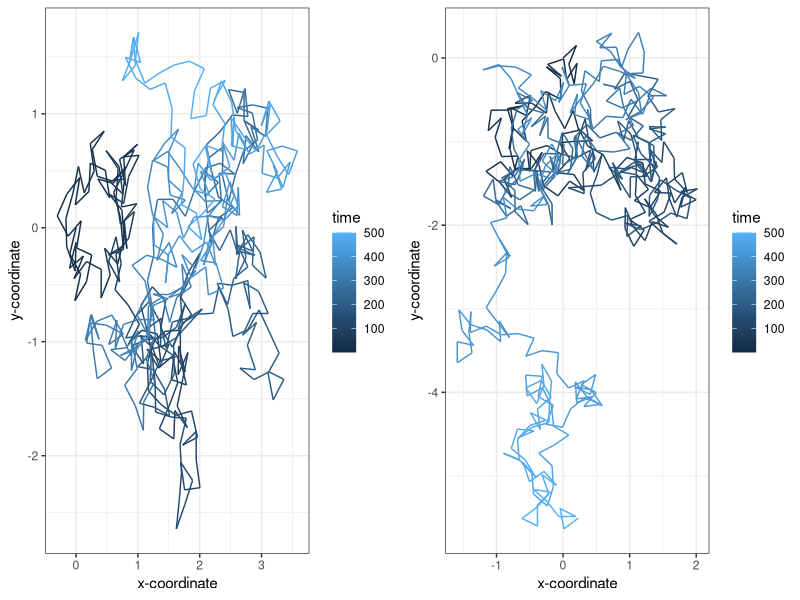

The R script that drew this image:
library(ggplot2)
library(gridExtra)

# Set a random seed for reproducibility
set.seed(40)

random_walk <- function(n_steps) {
  df <- data.frame(x = rep(NA, n_steps), y = rep(NA, n_steps), time = 1:n_steps)
  df[1, ] <- c(0, 0, 1)
  
  for (i in 2:n_steps) {
    h <- 0.25
    angle <- runif(1, min = 0, max = 2 * pi)
    df[i, 1] <- df[i - 1, 1] + cos(angle) * h
    df[i, 2] <- df[i - 1, 2] + sin(angle) * h
    df[i, 3] <- i
  }
  
  return(df)
}

data1 <- random_walk(500)
plot1 <- ggplot(aes(x = x, y = y), data = data1) +
  geom_path(aes(colour = time)) +
  theme_bw() +
  xlab("x-coordinate") +
  ylab("y-coordinate")

data2 <- random_walk(500)
plot2 <- ggplot(aes(x = x, y = y), data = data2) +
  geom_path(aes(colour = time)) +
  theme_bw() +
  xlab("x-coordinate") +
  ylab("y-coordinate")

grid.arrange(plot1, plot2, ncol = 2)

